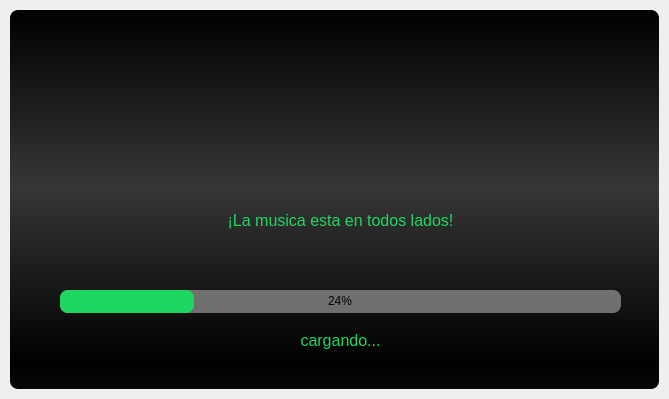
<?xml version="1.0" encoding="UTF-8"?>
<ui version="4.0">
 <class>PantallaCarga</class>
 <widget class="QMainWindow" name="PantallaCarga">
  <property name="geometry">
   <rect>
    <x>0</x>
    <y>0</y>
    <width>669</width>
    <height>399</height>
   </rect>
  </property>
  <property name="minimumSize">
   <size>
    <width>669</width>
    <height>399</height>
   </size>
  </property>
  <property name="maximumSize">
   <size>
    <width>669</width>
    <height>399</height>
   </size>
  </property>
  <property name="windowTitle">
   <string>MainWindow</string>
  </property>
  <widget class="QWidget" name="centralwidget">
   <layout class="QVBoxLayout" name="verticalLayout">
    <property name="spacing">
     <number>0</number>
    </property>
    <property name="leftMargin">
     <number>10</number>
    </property>
    <property name="topMargin">
     <number>10</number>
    </property>
    <property name="rightMargin">
     <number>10</number>
    </property>
    <property name="bottomMargin">
     <number>10</number>
    </property>
    <item>
     <widget class="QFrame" name="marcocirculo">
      <property name="styleSheet">
       <string notr="true">QFrame {	
	background-color: qlineargradient(spread:reflect, x1:0, y1:0, x2:0, y2:0.466, stop:0 rgba(0, 0, 0, 255), stop:1 rgba(54, 54, 54, 255));
	

	border-radius: 8px;
}</string>
      </property>
      <property name="frameShape">
       <enum>QFrame::StyledPanel</enum>
      </property>
      <property name="frameShadow">
       <enum>QFrame::Raised</enum>
      </property>
      <widget class="QProgressBar" name="progressBar">
       <property name="geometry">
        <rect>
         <x>50</x>
         <y>280</y>
         <width>561</width>
         <height>23</height>
        </rect>
       </property>
       <property name="styleSheet">
        <string notr="true">QProgressBar {
	background-color: rgba(255, 255, 255,100);
	color: rgb(0, 0, 0);
	border-radius: 8px;
	text-align: center;
}
QProgressBar::chunk{
	border-radius: 8px;
	background-color: rgb(30, 215, 97);;
}</string>
       </property>
       <property name="value">
        <number>24</number>
       </property>
      </widget>
      <widget class="QLabel" name="label_cargando">
       <property name="geometry">
        <rect>
         <x>0</x>
         <y>320</y>
         <width>661</width>
         <height>21</height>
        </rect>
       </property>
       <property name="font">
        <font>
         <family>Arial</family>
         <pointsize>12</pointsize>
        </font>
       </property>
       <property name="styleSheet">
        <string notr="true">color: rgb(30, 215, 97);
background-color: none;</string>
       </property>
       <property name="text">
        <string>cargando...</string>
       </property>
       <property name="alignment">
        <set>Qt::AlignCenter</set>
       </property>
      </widget>
      <widget class="QLabel" name="logo">
       <property name="geometry">
        <rect>
         <x>134</x>
         <y>30</y>
         <width>381</width>
         <height>131</height>
        </rect>
       </property>
       <property name="maximumSize">
        <size>
         <width>381</width>
         <height>131</height>
        </size>
       </property>
       <property name="styleSheet">
        <string notr="true">background-color: none;
</string>
       </property>
       <property name="text">
        <string/>
       </property>
       <property name="pixmap">
        <pixmap>Letra.png</pixmap>
       </property>
       <property name="scaledContents">
        <bool>true</bool>
       </property>
       <property name="wordWrap">
        <bool>false</bool>
       </property>
      </widget>
      <widget class="QLabel" name="label_descripcion">
       <property name="geometry">
        <rect>
         <x>0</x>
         <y>200</y>
         <width>661</width>
         <height>21</height>
        </rect>
       </property>
       <property name="font">
        <font>
         <family>Arial</family>
         <pointsize>12</pointsize>
        </font>
       </property>
       <property name="styleSheet">
        <string notr="true">color: rgb(30, 215, 97);
background-color: none;</string>
       </property>
       <property name="text">
        <string>¡La musica esta en todos lados!</string>
       </property>
       <property name="alignment">
        <set>Qt::AlignCenter</set>
       </property>
      </widget>
      <widget class="QLabel" name="logo_2">
       <property name="geometry">
        <rect>
         <x>300</x>
         <y>130</y>
         <width>51</width>
         <height>51</height>
        </rect>
       </property>
       <property name="maximumSize">
        <size>
         <width>381</width>
         <height>131</height>
        </size>
       </property>
       <property name="styleSheet">
        <string notr="true">background-color: none;
</string>
       </property>
       <property name="text">
        <string/>
       </property>
       <property name="pixmap">
        <pixmap>Logo.png</pixmap>
       </property>
       <property name="scaledContents">
        <bool>true</bool>
       </property>
       <property name="wordWrap">
        <bool>false</bool>
       </property>
      </widget>
     </widget>
    </item>
   </layout>
  </widget>
 </widget>
 <resources/>
 <connections/>
</ui>
